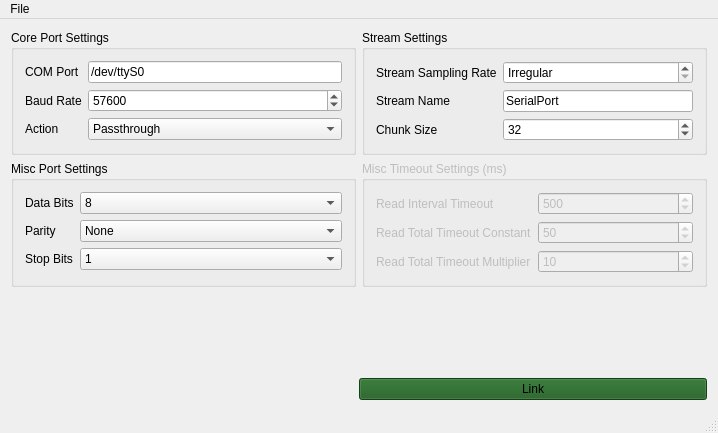
<?xml version="1.0" encoding="UTF-8"?>
<ui version="4.0">
 <class>MainWindow</class>
 <widget class="QMainWindow" name="MainWindow">
  <property name="enabled">
   <bool>true</bool>
  </property>
  <property name="geometry">
   <rect>
    <x>0</x>
    <y>0</y>
    <width>718</width>
    <height>433</height>
   </rect>
  </property>
  <property name="windowTitle">
   <string>Serial Port Connector</string>
  </property>
  <widget class="QWidget" name="centralWidget">
   <layout class="QVBoxLayout" name="verticalLayout">
    <item>
     <layout class="QHBoxLayout" name="horizontalLayout_2">
      <item>
       <widget class="QGroupBox" name="groupBox">
        <property name="title">
         <string>Core Port Settings</string>
        </property>
        <layout class="QFormLayout" name="formLayout">
         <property name="fieldGrowthPolicy">
          <enum>QFormLayout::AllNonFixedFieldsGrow</enum>
         </property>
         <item row="0" column="0">
          <widget class="QLabel" name="label_4">
           <property name="text">
            <string>COM Port</string>
           </property>
          </widget>
         </item>
         <item row="0" column="1">
          <widget class="QLineEdit" name="comPort">
           <property name="toolTip">
            <string>Linux Device. e.g. /dev/ttyS0</string>
           </property>
           <property name="text">
            <string>/dev/ttyS0</string>
           </property>
          </widget>
         </item>
         <item row="1" column="0">
          <widget class="QLabel" name="label_3">
           <property name="text">
            <string>Baud Rate</string>
           </property>
          </widget>
         </item>
         <item row="1" column="1">
          <widget class="QSpinBox" name="baudRate">
           <property name="toolTip">
            <string>This is in bits per second.</string>
           </property>
           <property name="maximum">
            <number>100000000</number>
           </property>
           <property name="value">
            <number>57600</number>
           </property>
          </widget>
         </item>
         <item row="2" column="1">
          <widget class="QComboBox" name="datamode">
           <item>
            <property name="text">
             <string>Passthrough</string>
            </property>
           </item>
           <item>
            <property name="text">
             <string>Read Integer number</string>
            </property>
           </item>
           <item>
            <property name="text">
             <string>Read Floating point number</string>
            </property>
           </item>
          </widget>
         </item>
         <item row="2" column="0">
          <widget class="QLabel" name="label_8">
           <property name="text">
            <string>Action</string>
           </property>
          </widget>
         </item>
        </layout>
       </widget>
      </item>
      <item>
       <widget class="QGroupBox" name="groupBox_2">
        <property name="title">
         <string>Stream Settings</string>
        </property>
        <layout class="QFormLayout" name="formLayout_2">
         <property name="fieldGrowthPolicy">
          <enum>QFormLayout::AllNonFixedFieldsGrow</enum>
         </property>
         <item row="0" column="0">
          <widget class="QLabel" name="label">
           <property name="text">
            <string>Stream Sampling Rate</string>
           </property>
          </widget>
         </item>
         <item row="0" column="1">
          <widget class="QSpinBox" name="samplingRate">
           <property name="toolTip">
            <string>Set this to a non-zero value if you know the sampling rate.</string>
           </property>
           <property name="specialValueText">
            <string>Irregular</string>
           </property>
           <property name="minimum">
            <number>0</number>
           </property>
           <property name="maximum">
            <number>1000</number>
           </property>
           <property name="singleStep">
            <number>10</number>
           </property>
           <property name="value">
            <number>0</number>
           </property>
          </widget>
         </item>
         <item row="1" column="0">
          <widget class="QLabel" name="label_2">
           <property name="text">
            <string>Stream Name</string>
           </property>
          </widget>
         </item>
         <item row="1" column="1">
          <widget class="QLineEdit" name="streamName">
           <property name="toolTip">
            <string>The name of the stream within LSL.</string>
           </property>
           <property name="text">
            <string>SerialPort</string>
           </property>
          </widget>
         </item>
         <item row="2" column="0">
          <widget class="QLabel" name="label_9">
           <property name="text">
            <string>Chunk Size</string>
           </property>
          </widget>
         </item>
         <item row="2" column="1">
          <widget class="QSpinBox" name="chunkSize">
           <property name="toolTip">
            <string>The number of samples (=bytes) that are grouped into a chunk for transmission into LSL.</string>
           </property>
           <property name="minimum">
            <number>1</number>
           </property>
           <property name="maximum">
            <number>256000</number>
           </property>
           <property name="value">
            <number>32</number>
           </property>
          </widget>
         </item>
        </layout>
       </widget>
      </item>
     </layout>
    </item>
    <item>
     <layout class="QHBoxLayout" name="horizontalLayout_3">
      <item>
       <widget class="QGroupBox" name="groupBox_3">
        <property name="title">
         <string>Misc Port Settings</string>
        </property>
        <layout class="QFormLayout" name="formLayout_3">
         <item row="0" column="0">
          <widget class="QLabel" name="label_5">
           <property name="text">
            <string>Data Bits</string>
           </property>
          </widget>
         </item>
         <item row="0" column="1">
          <widget class="QComboBox" name="dataBits">
           <property name="toolTip">
            <string>Number of data bits per byte</string>
           </property>
           <property name="editable">
            <bool>false</bool>
           </property>
           <property name="currentIndex">
            <number>4</number>
           </property>
           <item>
            <property name="text">
             <string>4</string>
            </property>
           </item>
           <item>
            <property name="text">
             <string>5</string>
            </property>
           </item>
           <item>
            <property name="text">
             <string>6</string>
            </property>
           </item>
           <item>
            <property name="text">
             <string>7</string>
            </property>
           </item>
           <item>
            <property name="text">
             <string>8</string>
            </property>
           </item>
          </widget>
         </item>
         <item row="1" column="0">
          <widget class="QLabel" name="label_6">
           <property name="text">
            <string>Parity</string>
           </property>
          </widget>
         </item>
         <item row="1" column="1">
          <widget class="QComboBox" name="parity">
           <property name="enabled">
            <bool>true</bool>
           </property>
           <property name="toolTip">
            <string>Parity checking scheme.</string>
           </property>
           <property name="currentIndex">
            <number>0</number>
           </property>
           <item>
            <property name="text">
             <string>None</string>
            </property>
           </item>
           <item>
            <property name="text">
             <string>Odd</string>
            </property>
           </item>
           <item>
            <property name="text">
             <string>Even</string>
            </property>
           </item>
          </widget>
         </item>
         <item row="2" column="0">
          <widget class="QLabel" name="label_7">
           <property name="text">
            <string>Stop Bits</string>
           </property>
          </widget>
         </item>
         <item row="2" column="1">
          <widget class="QComboBox" name="stopBits">
           <property name="enabled">
            <bool>true</bool>
           </property>
           <property name="toolTip">
            <string>Number of stop bits.</string>
           </property>
           <item>
            <property name="text">
             <string>1</string>
            </property>
           </item>
           <item>
            <property name="text">
             <string>1.5</string>
            </property>
           </item>
           <item>
            <property name="text">
             <string>2</string>
            </property>
           </item>
          </widget>
         </item>
        </layout>
       </widget>
      </item>
      <item>
       <widget class="QGroupBox" name="groupBox_4">
        <property name="enabled">
         <bool>false</bool>
        </property>
        <property name="toolTip">
         <string>The timeout settings are largely irrelevant in this simple context but are exposed for completeness.</string>
        </property>
        <property name="title">
         <string>Misc Timeout Settings (ms)</string>
        </property>
        <layout class="QFormLayout" name="formLayout_4">
         <item row="0" column="0">
          <widget class="QLabel" name="label_10">
           <property name="text">
            <string>Read Interval Timeout</string>
           </property>
          </widget>
         </item>
         <item row="0" column="1">
          <widget class="QSpinBox" name="readIntervalTimeout">
           <property name="enabled">
            <bool>false</bool>
           </property>
           <property name="toolTip">
            <string>Maximum time that may pass between two bytes </string>
           </property>
           <property name="readOnly">
            <bool>false</bool>
           </property>
           <property name="maximum">
            <number>10000000</number>
           </property>
           <property name="value">
            <number>500</number>
           </property>
          </widget>
         </item>
         <item row="1" column="0">
          <widget class="QLabel" name="label_11">
           <property name="text">
            <string>Read Total Timeout Constant</string>
           </property>
          </widget>
         </item>
         <item row="1" column="1">
          <widget class="QSpinBox" name="readTotalTimeoutConstant">
           <property name="enabled">
            <bool>false</bool>
           </property>
           <property name="toolTip">
            <string>Constant term in length-dependent timeout.</string>
           </property>
           <property name="maximum">
            <number>10000000</number>
           </property>
           <property name="value">
            <number>50</number>
           </property>
          </widget>
         </item>
         <item row="2" column="0">
          <widget class="QLabel" name="label_12">
           <property name="text">
            <string>Read Total Timeout Multiplier</string>
           </property>
          </widget>
         </item>
         <item row="2" column="1">
          <widget class="QSpinBox" name="readTotalTimeoutMultiplier">
           <property name="enabled">
            <bool>false</bool>
           </property>
           <property name="toolTip">
            <string>Linear term in length-dependent timeout.</string>
           </property>
           <property name="maximum">
            <number>1000000</number>
           </property>
           <property name="value">
            <number>10</number>
           </property>
          </widget>
         </item>
        </layout>
       </widget>
      </item>
     </layout>
    </item>
    <item>
     <spacer name="verticalSpacer">
      <property name="orientation">
       <enum>Qt::Vertical</enum>
      </property>
      <property name="sizeHint" stdset="0">
       <size>
        <width>20</width>
        <height>10</height>
       </size>
      </property>
     </spacer>
    </item>
    <item>
     <layout class="QHBoxLayout" name="horizontalLayout">
      <item>
       <spacer name="horizontalSpacer">
        <property name="orientation">
         <enum>Qt::Horizontal</enum>
        </property>
        <property name="sizeHint" stdset="0">
         <size>
          <width>40</width>
          <height>20</height>
         </size>
        </property>
       </spacer>
      </item>
      <item>
       <widget class="QPushButton" name="linkButton">
        <property name="sizePolicy">
         <sizepolicy hsizetype="MinimumExpanding" vsizetype="Fixed">
          <horstretch>0</horstretch>
          <verstretch>0</verstretch>
         </sizepolicy>
        </property>
        <property name="styleSheet">
         <string notr="true">background-color: rgb(26, 90, 28);</string>
        </property>
        <property name="text">
         <string>Link</string>
        </property>
       </widget>
      </item>
     </layout>
    </item>
   </layout>
  </widget>
  <widget class="QMenuBar" name="menuBar">
   <property name="geometry">
    <rect>
     <x>0</x>
     <y>0</y>
     <width>718</width>
     <height>26</height>
    </rect>
   </property>
   <widget class="QMenu" name="menuFile">
    <property name="title">
     <string>File</string>
    </property>
    <addaction name="actionLoad_Configuration"/>
    <addaction name="actionSave_Configuration"/>
    <addaction name="separator"/>
    <addaction name="actionQuit_2"/>
   </widget>
   <addaction name="menuFile"/>
  </widget>
  <widget class="QStatusBar" name="statusBar"/>
  <action name="actionLoad_Configuration">
   <property name="text">
    <string>Load Configuration</string>
   </property>
  </action>
  <action name="actionSave_Configuration">
   <property name="text">
    <string>Save Configuration</string>
   </property>
  </action>
  <action name="actionQuit">
   <property name="text">
    <string>Quit</string>
   </property>
  </action>
  <action name="actionQuit_2">
   <property name="text">
    <string>Quit</string>
   </property>
  </action>
 </widget>
 <layoutdefault spacing="6" margin="11"/>
 <resources/>
 <connections/>
</ui>
